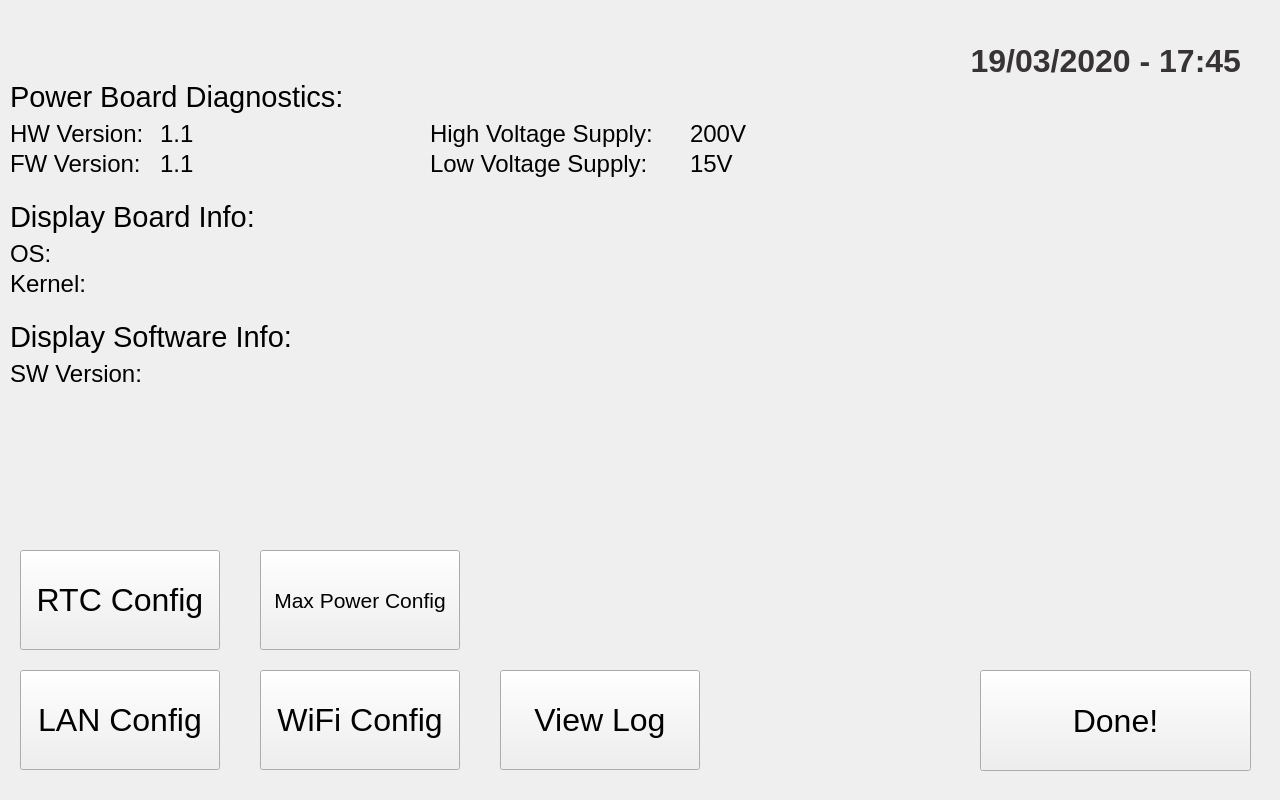
<?xml version="1.0" encoding="UTF-8"?>
<ui version="4.0">
 <class>DiagnosticsDialog</class>
 <widget class="QDialog" name="DiagnosticsDialog">
  <property name="geometry">
   <rect>
    <x>0</x>
    <y>0</y>
    <width>1280</width>
    <height>800</height>
   </rect>
  </property>
  <property name="windowTitle">
   <string>Dialog</string>
  </property>
  <property name="styleSheet">
   <string notr="true">QDialog {
background-image: url(:/background/resources/bkg_solo_logo.png);
}</string>
  </property>
  <widget class="QLabel" name="label_3">
   <property name="geometry">
    <rect>
     <x>10</x>
     <y>120</y>
     <width>154</width>
     <height>28</height>
    </rect>
   </property>
   <property name="font">
    <font>
     <pointsize>18</pointsize>
    </font>
   </property>
   <property name="acceptDrops">
    <bool>true</bool>
   </property>
   <property name="text">
    <string>HW Version: </string>
   </property>
  </widget>
  <widget class="QLabel" name="hardwareLabel">
   <property name="geometry">
    <rect>
     <x>160</x>
     <y>120</y>
     <width>261</width>
     <height>28</height>
    </rect>
   </property>
   <property name="font">
    <font>
     <pointsize>18</pointsize>
    </font>
   </property>
   <property name="text">
    <string>1.1</string>
   </property>
  </widget>
  <widget class="QLabel" name="label_2">
   <property name="geometry">
    <rect>
     <x>10</x>
     <y>80</y>
     <width>370</width>
     <height>34</height>
    </rect>
   </property>
   <property name="font">
    <font>
     <pointsize>22</pointsize>
    </font>
   </property>
   <property name="text">
    <string>Power Board Diagnostics:</string>
   </property>
  </widget>
  <widget class="QLabel" name="label_5">
   <property name="geometry">
    <rect>
     <x>10</x>
     <y>150</y>
     <width>150</width>
     <height>28</height>
    </rect>
   </property>
   <property name="font">
    <font>
     <pointsize>18</pointsize>
    </font>
   </property>
   <property name="text">
    <string>FW Version: </string>
   </property>
  </widget>
  <widget class="QLabel" name="label_7">
   <property name="geometry">
    <rect>
     <x>430</x>
     <y>150</y>
     <width>248</width>
     <height>28</height>
    </rect>
   </property>
   <property name="font">
    <font>
     <pointsize>18</pointsize>
    </font>
   </property>
   <property name="text">
    <string>Low Voltage Supply: </string>
   </property>
  </widget>
  <widget class="QLabel" name="highVLabel">
   <property name="geometry">
    <rect>
     <x>690</x>
     <y>120</y>
     <width>121</width>
     <height>28</height>
    </rect>
   </property>
   <property name="font">
    <font>
     <pointsize>18</pointsize>
    </font>
   </property>
   <property name="text">
    <string>200V</string>
   </property>
  </widget>
  <widget class="QLabel" name="label_4">
   <property name="geometry">
    <rect>
     <x>430</x>
     <y>120</y>
     <width>256</width>
     <height>28</height>
    </rect>
   </property>
   <property name="font">
    <font>
     <pointsize>18</pointsize>
    </font>
   </property>
   <property name="text">
    <string>High Voltage Supply: </string>
   </property>
  </widget>
  <widget class="QLabel" name="lowVLabel">
   <property name="geometry">
    <rect>
     <x>690</x>
     <y>150</y>
     <width>121</width>
     <height>28</height>
    </rect>
   </property>
   <property name="font">
    <font>
     <pointsize>18</pointsize>
    </font>
   </property>
   <property name="text">
    <string>15V</string>
   </property>
   <property name="margin">
    <number>0</number>
   </property>
  </widget>
  <widget class="QLabel" name="firmwareLabel">
   <property name="geometry">
    <rect>
     <x>160</x>
     <y>150</y>
     <width>261</width>
     <height>28</height>
    </rect>
   </property>
   <property name="font">
    <font>
     <pointsize>18</pointsize>
    </font>
   </property>
   <property name="text">
    <string>1.1</string>
   </property>
  </widget>
  <widget class="QLabel" name="label_12">
   <property name="geometry">
    <rect>
     <x>10</x>
     <y>240</y>
     <width>50</width>
     <height>28</height>
    </rect>
   </property>
   <property name="font">
    <font>
     <pointsize>18</pointsize>
    </font>
   </property>
   <property name="text">
    <string>OS: </string>
   </property>
  </widget>
  <widget class="QLabel" name="osLabel">
   <property name="geometry">
    <rect>
     <x>100</x>
     <y>240</y>
     <width>651</width>
     <height>28</height>
    </rect>
   </property>
   <property name="font">
    <font>
     <pointsize>18</pointsize>
    </font>
   </property>
   <property name="text">
    <string/>
   </property>
  </widget>
  <widget class="QLabel" name="label_6">
   <property name="geometry">
    <rect>
     <x>10</x>
     <y>200</y>
     <width>370</width>
     <height>34</height>
    </rect>
   </property>
   <property name="font">
    <font>
     <pointsize>22</pointsize>
    </font>
   </property>
   <property name="text">
    <string>Display Board Info:</string>
   </property>
  </widget>
  <widget class="QLabel" name="label_13">
   <property name="geometry">
    <rect>
     <x>10</x>
     <y>270</y>
     <width>91</width>
     <height>28</height>
    </rect>
   </property>
   <property name="font">
    <font>
     <pointsize>18</pointsize>
    </font>
   </property>
   <property name="text">
    <string>Kernel: </string>
   </property>
  </widget>
  <widget class="QLabel" name="kernelLabel">
   <property name="geometry">
    <rect>
     <x>100</x>
     <y>270</y>
     <width>651</width>
     <height>28</height>
    </rect>
   </property>
   <property name="font">
    <font>
     <pointsize>18</pointsize>
    </font>
   </property>
   <property name="text">
    <string/>
   </property>
  </widget>
  <widget class="QLabel" name="label_11">
   <property name="geometry">
    <rect>
     <x>10</x>
     <y>320</y>
     <width>370</width>
     <height>34</height>
    </rect>
   </property>
   <property name="font">
    <font>
     <pointsize>22</pointsize>
    </font>
   </property>
   <property name="text">
    <string>Display Software Info:</string>
   </property>
  </widget>
  <widget class="QLabel" name="label_8">
   <property name="geometry">
    <rect>
     <x>10</x>
     <y>360</y>
     <width>151</width>
     <height>28</height>
    </rect>
   </property>
   <property name="font">
    <font>
     <pointsize>18</pointsize>
    </font>
   </property>
   <property name="text">
    <string>SW Version: </string>
   </property>
  </widget>
  <widget class="QLabel" name="softLabel">
   <property name="geometry">
    <rect>
     <x>160</x>
     <y>360</y>
     <width>611</width>
     <height>28</height>
    </rect>
   </property>
   <property name="font">
    <font>
     <pointsize>18</pointsize>
    </font>
   </property>
   <property name="text">
    <string/>
   </property>
  </widget>
  <widget class="QPushButton" name="doneButton">
   <property name="geometry">
    <rect>
     <x>980</x>
     <y>670</y>
     <width>271</width>
     <height>101</height>
    </rect>
   </property>
   <property name="font">
    <font>
     <pointsize>24</pointsize>
    </font>
   </property>
   <property name="focusPolicy">
    <enum>Qt::NoFocus</enum>
   </property>
   <property name="text">
    <string>Done!</string>
   </property>
  </widget>
  <widget class="QPushButton" name="lanButton">
   <property name="geometry">
    <rect>
     <x>20</x>
     <y>670</y>
     <width>200</width>
     <height>100</height>
    </rect>
   </property>
   <property name="sizePolicy">
    <sizepolicy hsizetype="Minimum" vsizetype="Minimum">
     <horstretch>0</horstretch>
     <verstretch>0</verstretch>
    </sizepolicy>
   </property>
   <property name="minimumSize">
    <size>
     <width>200</width>
     <height>60</height>
    </size>
   </property>
   <property name="font">
    <font>
     <pointsize>24</pointsize>
    </font>
   </property>
   <property name="focusPolicy">
    <enum>Qt::NoFocus</enum>
   </property>
   <property name="text">
    <string>LAN Config</string>
   </property>
  </widget>
  <widget class="QPushButton" name="max_powerButton">
   <property name="geometry">
    <rect>
     <x>260</x>
     <y>550</y>
     <width>200</width>
     <height>100</height>
    </rect>
   </property>
   <property name="sizePolicy">
    <sizepolicy hsizetype="Minimum" vsizetype="Minimum">
     <horstretch>0</horstretch>
     <verstretch>0</verstretch>
    </sizepolicy>
   </property>
   <property name="minimumSize">
    <size>
     <width>200</width>
     <height>60</height>
    </size>
   </property>
   <property name="font">
    <font>
     <pointsize>16</pointsize>
    </font>
   </property>
   <property name="focusPolicy">
    <enum>Qt::NoFocus</enum>
   </property>
   <property name="text">
    <string>Max Power Config</string>
   </property>
  </widget>
  <widget class="QPushButton" name="rtcButton">
   <property name="geometry">
    <rect>
     <x>20</x>
     <y>550</y>
     <width>200</width>
     <height>100</height>
    </rect>
   </property>
   <property name="sizePolicy">
    <sizepolicy hsizetype="Minimum" vsizetype="Minimum">
     <horstretch>0</horstretch>
     <verstretch>0</verstretch>
    </sizepolicy>
   </property>
   <property name="minimumSize">
    <size>
     <width>200</width>
     <height>60</height>
    </size>
   </property>
   <property name="font">
    <font>
     <pointsize>24</pointsize>
    </font>
   </property>
   <property name="focusPolicy">
    <enum>Qt::NoFocus</enum>
   </property>
   <property name="text">
    <string>RTC Config</string>
   </property>
  </widget>
  <widget class="QPushButton" name="wifiButton">
   <property name="geometry">
    <rect>
     <x>260</x>
     <y>670</y>
     <width>200</width>
     <height>100</height>
    </rect>
   </property>
   <property name="sizePolicy">
    <sizepolicy hsizetype="Minimum" vsizetype="Minimum">
     <horstretch>0</horstretch>
     <verstretch>0</verstretch>
    </sizepolicy>
   </property>
   <property name="minimumSize">
    <size>
     <width>200</width>
     <height>60</height>
    </size>
   </property>
   <property name="font">
    <font>
     <pointsize>24</pointsize>
    </font>
   </property>
   <property name="focusPolicy">
    <enum>Qt::NoFocus</enum>
   </property>
   <property name="text">
    <string>WiFi Config</string>
   </property>
  </widget>
  <widget class="QPushButton" name="logButton">
   <property name="geometry">
    <rect>
     <x>500</x>
     <y>670</y>
     <width>200</width>
     <height>100</height>
    </rect>
   </property>
   <property name="sizePolicy">
    <sizepolicy hsizetype="Minimum" vsizetype="Minimum">
     <horstretch>0</horstretch>
     <verstretch>0</verstretch>
    </sizepolicy>
   </property>
   <property name="minimumSize">
    <size>
     <width>200</width>
     <height>60</height>
    </size>
   </property>
   <property name="font">
    <font>
     <pointsize>24</pointsize>
    </font>
   </property>
   <property name="focusPolicy">
    <enum>Qt::NoFocus</enum>
   </property>
   <property name="text">
    <string>View Log</string>
   </property>
  </widget>
  <widget class="QLabel" name="date_timeLabel">
   <property name="geometry">
    <rect>
     <x>910</x>
     <y>40</y>
     <width>331</width>
     <height>41</height>
    </rect>
   </property>
   <property name="font">
    <font>
     <family>Liberation Sans</family>
     <pointsize>24</pointsize>
     <weight>75</weight>
     <bold>true</bold>
    </font>
   </property>
   <property name="styleSheet">
    <string notr="true">color: rgb(55, 52, 53);</string>
   </property>
   <property name="text">
    <string>19/03/2020 - 17:45</string>
   </property>
   <property name="alignment">
    <set>Qt::AlignRight|Qt::AlignTrailing|Qt::AlignVCenter</set>
   </property>
  </widget>
 </widget>
 <resources>
  <include location="stretcher3_res.qrc"/>
 </resources>
 <connections/>
</ui>
